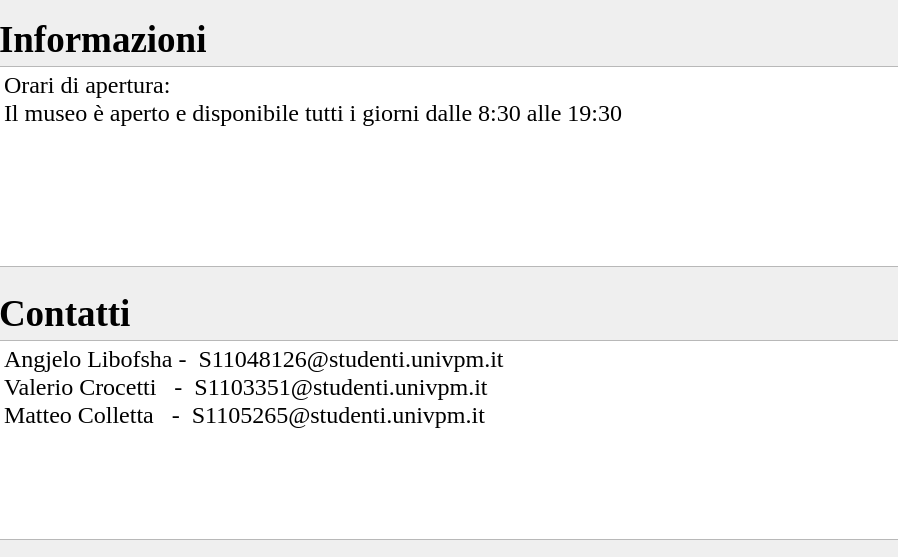
<?xml version="1.0" encoding="UTF-8"?>
<ui version="4.0">
 <class>InformazioniEContattiDipendente</class>
 <widget class="QWidget" name="InformazioniEContattiDipendente">
  <property name="geometry">
   <rect>
    <x>0</x>
    <y>0</y>
    <width>898</width>
    <height>557</height>
   </rect>
  </property>
  <property name="windowTitle">
   <string>Informazioni e contatti</string>
  </property>
  <widget class="QWidget" name="verticalLayoutWidget">
   <property name="geometry">
    <rect>
     <x>-1</x>
     <y>-1</y>
     <width>901</width>
     <height>561</height>
    </rect>
   </property>
   <layout class="QVBoxLayout" name="verticalLayout">
    <item>
     <spacer name="verticalSpacer_3">
      <property name="orientation">
       <enum>Qt::Vertical</enum>
      </property>
      <property name="sizeType">
       <enum>QSizePolicy::Fixed</enum>
      </property>
      <property name="sizeHint" stdset="0">
       <size>
        <width>20</width>
        <height>20</height>
       </size>
      </property>
     </spacer>
    </item>
    <item>
     <widget class="QLabel" name="label_informazioni">
      <property name="font">
       <font>
        <family>Times New Roman</family>
        <pointsize>28</pointsize>
        <weight>75</weight>
        <bold>true</bold>
       </font>
      </property>
      <property name="text">
       <string>Informazioni</string>
      </property>
     </widget>
    </item>
    <item>
     <widget class="QPlainTextEdit" name="Text_informazioni">
      <property name="font">
       <font>
        <family>Times New Roman</family>
        <pointsize>18</pointsize>
       </font>
      </property>
      <property name="plainText">
       <string>Orari di apertura:
Il museo è aperto e disponibile tutti i giorni dalle 8:30 alle 19:30</string>
      </property>
     </widget>
    </item>
    <item>
     <spacer name="verticalSpacer">
      <property name="orientation">
       <enum>Qt::Vertical</enum>
      </property>
      <property name="sizeType">
       <enum>QSizePolicy::Fixed</enum>
      </property>
      <property name="sizeHint" stdset="0">
       <size>
        <width>20</width>
        <height>20</height>
       </size>
      </property>
     </spacer>
    </item>
    <item>
     <widget class="QLabel" name="label_contatti">
      <property name="font">
       <font>
        <family>Times New Roman</family>
        <pointsize>28</pointsize>
        <weight>75</weight>
        <bold>true</bold>
       </font>
      </property>
      <property name="text">
       <string>Contatti</string>
      </property>
     </widget>
    </item>
    <item>
     <widget class="QPlainTextEdit" name="Text_contatti">
      <property name="font">
       <font>
        <family>Times New Roman</family>
        <pointsize>18</pointsize>
       </font>
      </property>
      <property name="plainText">
       <string>Angjelo Libofsha -  S11048126@studenti.univpm.it
Valerio Crocetti   -  S1103351@studenti.univpm.it
Matteo Colletta   -  S1105265@studenti.univpm.it</string>
      </property>
     </widget>
    </item>
    <item>
     <spacer name="verticalSpacer_2">
      <property name="orientation">
       <enum>Qt::Vertical</enum>
      </property>
      <property name="sizeType">
       <enum>QSizePolicy::Fixed</enum>
      </property>
      <property name="sizeHint" stdset="0">
       <size>
        <width>20</width>
        <height>20</height>
       </size>
      </property>
     </spacer>
    </item>
   </layout>
  </widget>
 </widget>
 <resources/>
 <connections/>
</ui>
